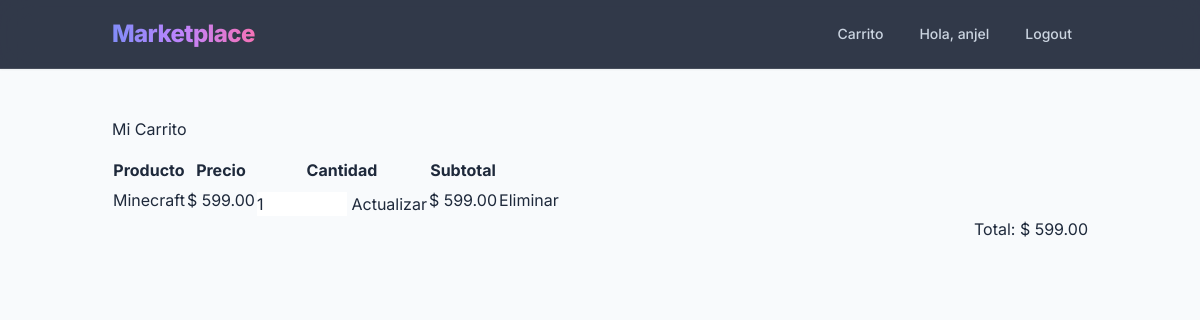
/cart/ (signed in), run on the app's committed database.
### store/models.py (models this page shows, shortened)
class User(AbstractUser):
    id = models.UUIDField(primary_key=True, default=uuid.uuid4, editable=False)
    is_seller = models.BooleanField(default=False)

class CartItem(models.Model):
    id = models.UUIDField(primary_key=True, default=uuid.uuid4, editable=False)
    cart = models.ForeignKey(Cart, on_delete=models.CASCADE)
    product = models.ForeignKey(Product, on_delete=models.CASCADE)
    quantity = models.PositiveIntegerField(default=1)
    class Meta:
        unique_together = ('cart', 'product')
    @property
    def subtotal(self):
        return self.product.price * self.quantity

class Product(models.Model):
    id = models.UUIDField(primary_key=True, default=uuid.uuid4, editable=False)
    name = models.CharField(max_length=150)
    description = models.TextField()
    price = models.DecimalField(max_digits=10, decimal_places=2)
    stock = models.PositiveIntegerField(default=0)
    image = models.ImageField(upload_to='products/', blank=True, null=True)
    owner = models.ForeignKey(
        User,
        on_delete=models.CASCADE,
        related_name='products'
    )  # 1:N
    categories = models.ManyToManyField(
        Category,
        related_name='products'
    )  # N:M
    created_at = models.DateTimeField(auto_now_add=True)

class Cart(models.Model):
    id = models.UUIDField(primary_key=True, default=uuid.uuid4, editable=False)
    user = models.ForeignKey(
        User,
        on_delete=models.CASCADE,
        related_name='carts'
    )  # 1:N
    products = models.ManyToManyField(
        Product,
        through='CartItem',
        related_name='carts'
    )
    created_at = models.DateTimeField(auto_now_add=True)
    @property
    def total(self):
        return sum(item.subtotal for item in self.cartitem_set.all())

### store/views.py (the view)
# urls.py: path('cart/', views.cart_detail, name='cart_detail'),
@login_required
def cart_detail(request):
    cart, created = Cart.objects.get_or_create(
        user=request.user
    )
    return render(request, 'store/cart_detail.html', {
        'cart': cart
    })

### store/templates/store/cart_detail.html (shortened to what this page needs)
{% extends 'store/base.html' %}
{% block content %}
<h2 class="mb-4">Mi Carrito</h2>
{% if cart.cartitem_set.all %}
<table class="table table-bordered align-middle">
    <thead>
        <tr>
            <th>Producto</th>
            <th>Precio</th>
            <th>Cantidad</th>
            <th>Subtotal</th>
            <th></th>
        </tr>
    </thead>
    <tbody>
    {% for item in cart.cartitem_set.all %}
        <tr>
            <td>{{ item.product.name }}</td>
            <td>$ {{ item.product.price }}</td>
            <td>
                <form method="POST"
                      action="{% url 'update_cart_item' item.id %}">
                    <input type="number"
                           name="quantity"
                           value="{{ item.quantity }}"
                           min="1"
                           class="form-control"
                           style="width:90px;">
                    <button class="btn btn-sm btn-primary mt-2">
                        Actualizar
                    </button>
                </form>
            </td>
            <td>
                $ {{ item.subtotal }}
            </td>
            <td>
                <a href="{% url 'remove_from_cart' item.id %}"
                   class="btn btn-danger btn-sm">
                    Eliminar
                </a>
            </td>
        </tr>
    {% endfor %}
    </tbody>
</table>
<div class="text-end">
    <h3>Total: $ {{ cart.total }}</h3>
</div>
{% else %}
<div class="alert alert-info">
    Tu carrito está vacío
</div>
{% endif %}
{% endblock %}

### store/templates/store/base.html (shortened to what this page needs)
<!DOCTYPE html>
<html lang="es">
<head>
    <script src="https://cdn.tailwindcss.com"></script>
</head>
<body class="bg-slate-50 antialiased text-slate-800">
<nav class="sticky top-0 z-50 bg-slate-900/85 backdrop-blur-lg border-b border-white/10 shadow-sm">
  <div class="container mx-auto px-6 py-4 flex justify-between items-center">
    <a class="text-2xl font-extrabold text-transparent bg-clip-text bg-gradient-to-r from-indigo-400 via-purple-400 to-pink-400 tracking-tight hover:opacity-80 transition-opacity" href="/">
    </a>
    <div class="flex items-center space-x-1 md:space-x-3">
      <a href="{% url 'cart_detail' %}"
         class="text-slate-300 hover:text-white px-4 py-2 rounded-full text-sm font-medium transition-all duration-300 hover:bg-white/10">
           Carrito
      </a>
      {% if user.is_authenticated %}
        <span class="text-slate-300 text-sm font-medium hidden md:inline-block px-2">Hola, {{ user.username }}</span>
        <a href="{% url 'logout' %}" class="text-slate-300 hover:text-white px-4 py-2 rounded-full text-sm font-medium transition-all duration-300 hover:bg-white/10">
            Logout
        </a>
      {% endif %}
    </div>
  </div>
</nav>
<main class="container mx-auto px-6 py-10 md:py-12">
    {% block content %}{% endblock %}
</main>
</body>
</html>

### store/templates/store/base.html (style rules this page uses)
body { font-family: 'Inter', sans-serif; }

### data on the page
User: username "anjel"
CartItem: product.name "Minecraft", product.price "599.00", quantity "1", subtotal "599.00"
Cart: total "599.00"
